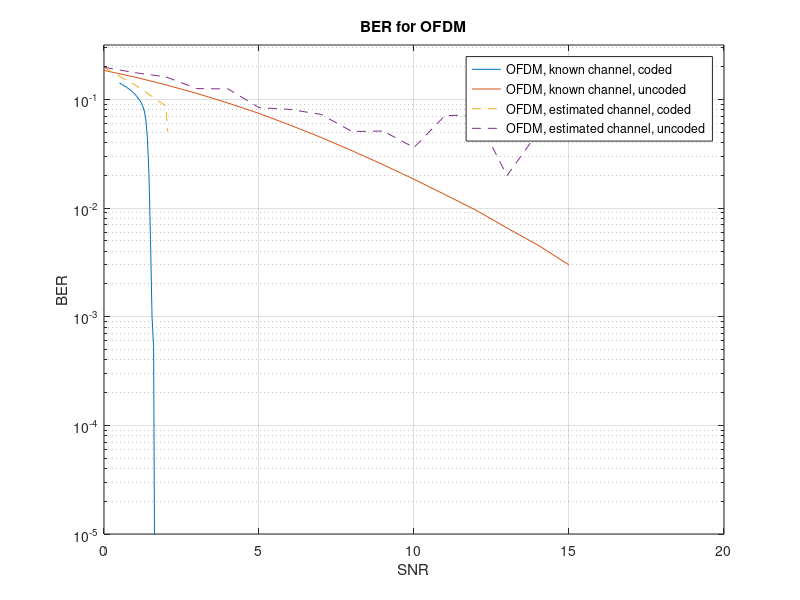

Write MATLAB code to recreate this figure.
%% Load OFDM BER
load('OFDM_uncoded_estimated.mat');
load('OFDM_coded_estimated.mat');
load('OFDM_coded_known.mat');
load('OFDM_uncoded_known.mat');

%% Plot
figure,
semilogy(snr_vec_coding_known, BER_coding_known), hold on,
semilogy(snr_vec_nocoding_known, BER_nocoding_known), hold on,
semilogy(snr_vec_coding_estimated, BER_coding_estimated(:, 2), '--'), hold on,
semilogy(snr_vec_nocoding_estimated, BER_nocoding_estimated(:, 7), '--')
legend('OFDM, known channel, coded', 'OFDM, known channel, uncoded', ...
    'OFDM, estimated channel, coded', 'OFDM, estimated channel, uncoded')
xlabel('SNR')
ylabel('BER')
ylim([10^-5, 10^-0.5])
grid on
title('BER for OFDM')
